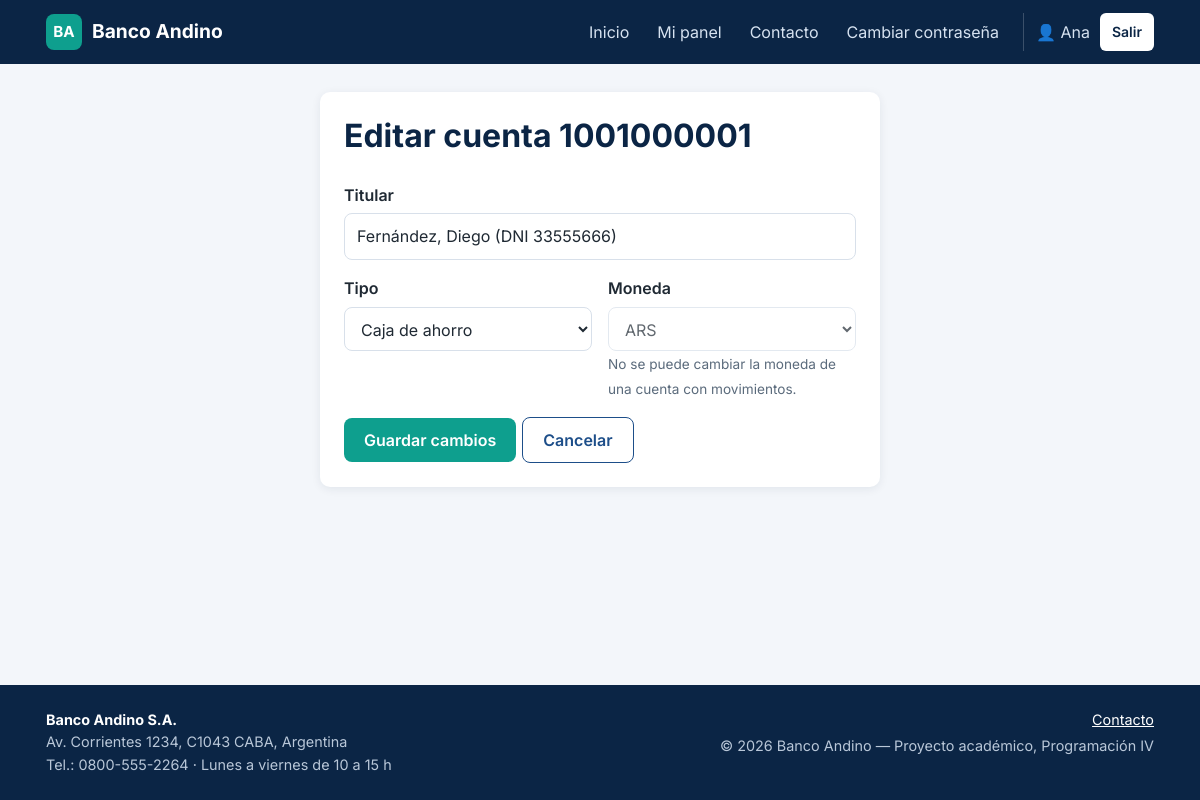
The page /admin/cuenta_form.php?id=1 (signed in) on the database its author committed.
### tables this page shows
CREATE TABLE cuentas (
    id_cuenta INT AUTO_INCREMENT PRIMARY KEY,
    numero_cuenta VARCHAR(20) NOT NULL UNIQUE,
    tipo ENUM('Caja de ahorro', 'Cuenta corriente') NOT NULL,
    moneda ENUM('ARS', 'USD') NOT NULL,
    saldo DECIMAL(12,2) NOT NULL DEFAULT 0,
    fecha_apertura DATETIME NOT NULL DEFAULT CURRENT_TIMESTAMP,
    activa TINYINT(1) NOT NULL DEFAULT 1,         
    id_usuario INT NOT NULL,
    CONSTRAINT fk_cuentas_usuarios FOREIGN KEY (id_usuario) REFERENCES usuarios(id_usuario)
);

CREATE TABLE usuarios (
    id_usuario INT AUTO_INCREMENT PRIMARY KEY,
    nombre VARCHAR(50) NOT NULL,
    apellido VARCHAR(50) NOT NULL,
    dni VARCHAR(8) NOT NULL UNIQUE,
    fecha_nacimiento DATE NOT NULL,
    email VARCHAR(100) NOT NULL UNIQUE,
    password VARCHAR(255) NOT NULL,             
    debe_cambiar_password TINYINT(1) NOT NULL DEFAULT 0,
    activo TINYINT(1) NOT NULL DEFAULT 1,
    fecha_registro DATETIME NOT NULL DEFAULT CURRENT_TIMESTAMP,
    id_rol INT NOT NULL,
    CONSTRAINT fk_usuarios_roles FOREIGN KEY (id_rol) REFERENCES roles(id_rol)
);

### includes/funciones.php (called while the page is built, shortened)
<?php
function e($texto)
{
    return htmlspecialchars((string) $texto, ENT_QUOTES, "UTF-8");
}
$FORM_ANTERIOR = isset($_SESSION["form_anterior"]) ? $_SESSION["form_anterior"] : [];
function valorAnterior($nombre, $porDefecto = "")
{
    global $FORM_ANTERIOR;
    return isset($FORM_ANTERIOR[$nombre]) ? $FORM_ANTERIOR[$nombre] : $porDefecto;
}
function consultar($conexion, $sql, $tipos = "", $parametros = [])
{
    $stmt = mysqli_prepare($conexion, $sql);
    if ($tipos !== "") {
        mysqli_stmt_bind_param($stmt, $tipos, ...$parametros);
    }
    mysqli_stmt_execute($stmt);
    $resultado = mysqli_stmt_get_result($stmt);
    $filas = mysqli_fetch_all($resultado, MYSQLI_ASSOC);
    return $filas;
}
function consultarUno($conexion, $sql, $tipos = "", $parametros = [])
{
    $filas = consultar($conexion, $sql, $tipos, $parametros);
    return count($filas) > 0 ? $filas[0] : null;
}

### admin/cuenta_form.php (the view, shortened to what this page needs)
<?php
require_once(__DIR__ . "/../includes/conexion.php");
$idCuenta = isset($_GET["id"]) ? (int) $_GET["id"] : 0;
$cuenta = null;
$tieneMovimientos = false;
if ($idCuenta > 0) {
    $cuenta = consultarUno(
        $conexion,
        "SELECT c.*, u.nombre, u.apellido, u.dni,
                (SELECT COUNT(*) FROM movimientos m WHERE m.id_cuenta = c.id_cuenta) AS cantidad_movimientos
         FROM cuentas c JOIN usuarios u ON u.id_usuario = c.id_usuario
         WHERE c.id_cuenta = ? AND c.activa = 1",
        "i",
        [$idCuenta]
    );
    $tieneMovimientos = $cuenta["cantidad_movimientos"] > 0;
}
$esAlta = $cuenta === null;
$clientes = $esAlta
    ? consultar($conexion, "SELECT id_usuario, nombre, apellido, dni FROM usuarios WHERE id_rol = ? AND activo = 1 ORDER BY apellido, nombre", "i", [ROL_CLIENTE])
    : [];
$tipoSeleccionado = valorAnterior("tipo", $esAlta ? "Caja de ahorro" : $cuenta["tipo"]);
$monedaSeleccionada = valorAnterior("moneda", $esAlta ? "ARS" : $cuenta["moneda"]);
$clienteSeleccionado = (int) valorAnterior("id_usuario", isset($_GET["id_usuario"]) ? (int) $_GET["id_usuario"] : 0);
require_once(__DIR__ . "/../includes/header.php");
?>
<section class="tarjeta formulario formulario-centrado">
    <h1><?php echo $esAlta ? "Nueva cuenta" : "Editar cuenta " . e($cuenta["numero_cuenta"]); ?></h1>
    <form action="../procesos/procesar_cuenta.php" method="POST" novalidate>
        <?php if ($esAlta): ?>
            <div class="campo">
                <label for="id_usuario">Cliente titular</label>
                <select id="id_usuario" name="id_usuario" required>
                    <option value="">Elegí un cliente…</option>
                    <?php foreach ($clientes as $cliente): ?>
                        <option value="<?php echo (int) $cliente["id_usuario"]; ?>" <?php echo $clienteSeleccionado === (int) $cliente["id_usuario"] ? "selected" : ""; ?>>
                            <?php echo e($cliente["apellido"] . ", " . $cliente["nombre"] . " (DNI " . $cliente["dni"] . ")"); ?>
                        </option>
                    <?php endforeach; ?>
                </select>
            </div>
        <?php else: ?>
            <div class="campo">
                <label for="titular">Titular</label>
                <input type="text" id="titular" value="<?php echo e($cuenta["apellido"] . ", " . $cuenta["nombre"] . " (DNI " . $cuenta["dni"] . ")"); ?>" disabled>
            </div>
        <?php endif; ?>
        <div class="fila-campos">
            <div class="campo">
                <label for="tipo">Tipo</label>
                <select id="tipo" name="tipo" required>
                    <?php foreach (TIPOS_CUENTA as $tipo): ?>
                        <option value="<?php echo e($tipo); ?>" <?php echo $tipoSeleccionado === $tipo ? "selected" : ""; ?>><?php echo e($tipo); ?></option>
                    <?php endforeach; ?>
                </select>
            </div>
            <div class="campo">
                <label for="moneda">Moneda</label>
                <select id="moneda" name="moneda" required <?php echo $tieneMovimientos ? "disabled" : ""; ?>>
                    <?php foreach (MONEDAS as $moneda): ?>
                        <option value="<?php echo e($moneda); ?>" <?php echo $monedaSeleccionada === $moneda ? "selected" : ""; ?>><?php echo e($moneda); ?></option>
                    <?php endforeach; ?>
                </select>
                <?php if ($tieneMovimientos): ?>
                    <span class="ayuda">No se puede cambiar la moneda de una cuenta con movimientos.</span>
                <?php endif; ?>
            </div>
        </div>
        <div class="acciones">
            <button type="submit" class="boton"><?php echo $esAlta ? "Crear cuenta" : "Guardar cambios"; ?></button>
            <a href="cuentas.php" class="boton boton-secundario">Cancelar</a>
        </div>
    </form>
</section>
<?php require_once(__DIR__ . "/../includes/footer.php"); ?>

### css/estilos.css (style rules this page uses)
:root { --azul-oscuro: #0b2545; --azul: #13315c; --azul-medio: #1d4e89; --turquesa: #0e9f8e; --turquesa-oscuro: #0a7c6f; --fondo: #f3f6fa; --blanco: #ffffff; --superficie: #ffffff; --texto: #1f2933; --texto-suave: #5b6b7c; --borde: #d8e0ea; --exito-fondo: #e3f6ee; --exito-texto: #146c43; --error-fondo: #fdecec; --error-texto: #a61b1b; --info-fondo: #e8f1fd; --info-texto: #1d4e89; --radio: 10px; --sombra: 0 2px 10px rgba(11, 37, 69, 0.08); --fila-hover: #f7f9fc; --fila-destacada: #fffbea; --gris-fondo: #eceff3; --titulos: #0b2545; color-scheme: light dark; }
*, *::before, *::after { box-sizing: border-box; }
body { margin: 0; font-family: "Inter", "Segoe UI", Arial, sans-serif; font-size: 16px; line-height: 1.55; color: var(--texto); background: var(--fondo); display: flex; flex-direction: column; min-height: 100vh; }
h1, h2, h3 { color: var(--titulos); line-height: 1.25; margin-top: 0; }
h1 { font-size: 2rem; }
a { color: var(--azul-medio); }
.boton { display: inline-block; padding: 10px 20px; border: 0; border-radius: 8px; background: var(--turquesa); color: var(--blanco); font: inherit; font-weight: 600; text-decoration: none; cursor: pointer; transition: background 0.15s; }
.boton-secundario { background: var(--superficie); color: var(--azul-medio); border: 1px solid var(--azul-medio); }
.acciones { display: flex; flex-wrap: wrap; gap: 6px; align-items: center; }
.tarjeta { background: var(--superficie); border-radius: var(--radio); box-shadow: var(--sombra); padding: 24px; margin-bottom: 24px; }
.formulario { max-width: 560px; }
.formulario-centrado { margin-left: auto; margin-right: auto; }
.campo { margin-bottom: 16px; }
.campo label { display: block; font-weight: 600; margin-bottom: 6px; }
.campo input, .campo select, .campo textarea { width: 100%; padding: 10px 12px; border: 1px solid var(--borde); border-radius: 8px; font: inherit; background: var(--superficie); color: var(--texto); }
.campo .ayuda { font-size: 0.85rem; color: var(--texto-suave); }
.fila-campos { display: grid; grid-template-columns: 1fr 1fr; gap: 16px; }

### rows shown on the page
cuentas: numero_cuenta "1001000001", id_usuario.dni "Fernández, Diego (DNI 33555666)"

### other values the page prints
$_SESSION["nombre"] "Ana"
form field tipo "Caja de ahorro"
form field moneda "ARS"
